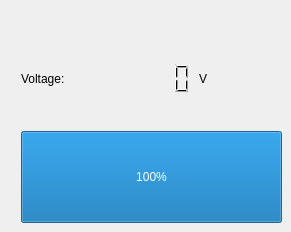
            <widget class="QWidget" name="tab_12">
             <attribute name="title">
              <string>Battery</string>
             </attribute>
             <attribute name="toolTip">
              <string>&lt;!DOCTYPE HTML PUBLIC &quot;-//W3C//DTD HTML 4.0//EN&quot; &quot;http://www.w3.org/TR/REC-html40/strict.dtd&quot;&gt;
&lt;html&gt;&lt;head&gt;&lt;meta name=&quot;qrichtext&quot; content=&quot;1&quot; /&gt;&lt;style type=&quot;text/css&quot;&gt;
p, li { white-space: pre-wrap; }
&lt;/style&gt;&lt;/head&gt;&lt;body style=&quot; font-family:'Ubuntu'; font-size:11pt; font-weight:400; font-style:normal;&quot;&gt;
&lt;p align=&quot;justify&quot; style=&quot; margin-top:0px; margin-bottom:0px; margin-left:0px; margin-right:0px; -qt-block-indent:0; text-indent:0px;&quot;&gt;Display some battery information&lt;/p&gt;&lt;/body&gt;&lt;/html&gt;</string>
             </attribute>
             <widget class="QLabel" name="label_13">
              <property name="geometry">
               <rect>
                <x>9</x>
                <y>75</y>
                <width>16</width>
                <height>17</height>
               </rect>
              </property>
              <property name="text">
               <string/>
              </property>
             </widget>
             <widget class="QWidget" name="layoutWidget1">
              <property name="geometry">
               <rect>
                <x>21</x>
                <y>32</y>
                <width>261</width>
                <height>191</height>
               </rect>
              </property>
              <layout class="QVBoxLayout" name="verticalLayout">
               <item>
                <layout class="QHBoxLayout" name="horizontalLayout_4">
                 <item>
                  <widget class="QLabel" name="label_14">
                   <property name="sizePolicy">
                    <sizepolicy hsizetype="Preferred" vsizetype="Preferred">
                     <horstretch>0</horstretch>
                     <verstretch>0</verstretch>
                    </sizepolicy>
                   </property>
                   <property name="text">
                    <string>Voltage:</string>
                   </property>
                  </widget>
                 </item>
                 <item>
                  <widget class="QLCDNumber" name="lcdNumber_8">
                   <property name="sizePolicy">
                    <sizepolicy hsizetype="Preferred" vsizetype="Preferred">
                     <horstretch>0</horstretch>
                     <verstretch>0</verstretch>
                    </sizepolicy>
                   </property>
                   <property name="lineWidth">
                    <number>0</number>
                   </property>
                  </widget>
                 </item>
                 <item>
                  <widget class="QLabel" name="label_36">
                   <property name="text">
                    <string>V</string>
                   </property>
                  </widget>
                 </item>
                </layout>
               </item>
               <item>
                <widget class="QProgressBar" name="progressBar">
                 <property name="sizePolicy">
                  <sizepolicy hsizetype="Preferred" vsizetype="Preferred">
                   <horstretch>0</horstretch>
                   <verstretch>0</verstretch>
                  </sizepolicy>
                 </property>
                 <property name="maximumSize">
                  <size>
                   <width>1677</width>
                   <height>1677</height>
                  </size>
                 </property>
                 <property name="toolTip">
                  <string>&lt;!DOCTYPE HTML PUBLIC &quot;-//W3C//DTD HTML 4.0//EN&quot; &quot;http://www.w3.org/TR/REC-html40/strict.dtd&quot;&gt;
&lt;html&gt;&lt;head&gt;&lt;meta name=&quot;qrichtext&quot; content=&quot;1&quot; /&gt;&lt;style type=&quot;text/css&quot;&gt;
p, li { white-space: pre-wrap; }
&lt;/style&gt;&lt;/head&gt;&lt;body style=&quot; font-family:'Ubuntu'; font-size:11pt; font-weight:400; font-style:normal;&quot;&gt;
&lt;p align=&quot;justify&quot; style=&quot; margin-top:0px; margin-bottom:0px; margin-left:0px; margin-right:0px; -qt-block-indent:0; text-indent:0px;&quot;&gt;Percentage of battery left&lt;/p&gt;&lt;/body&gt;&lt;/html&gt;</string>
                 </property>
                 <property name="layoutDirection">
                  <enum>Qt::LeftToRight</enum>
                 </property>
                 <property name="value">
                  <number>100</number>
                 </property>
                 <property name="alignment">
                  <set>Qt::AlignLeading|Qt::AlignLeft|Qt::AlignVCenter</set>
                 </property>
                 <property name="textVisible">
                  <bool>true</bool>
                 </property>
                 <property name="orientation">
                  <enum>Qt::Horizontal</enum>
                 </property>
                 <property name="invertedAppearance">
                  <bool>false</bool>
                 </property>
                </widget>
               </item>
              </layout>
             </widget>
            </widget>
